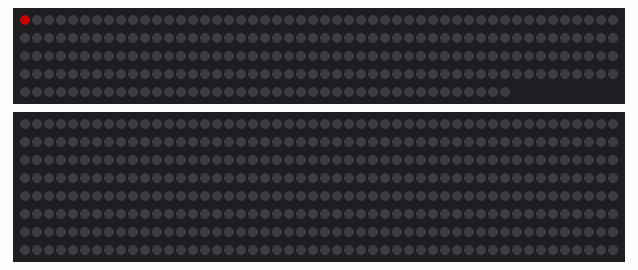
The sketch below on a simulated Arduino Uno, built with avr-gcc and run on an emulated ATmega328P. Parts: 241 RGB LEDs in strip order, left to right, continuing on the next row, 400 RGB LEDs in strip order, left to right, continuing on the next row. Dim RGB values are drawn brighter than linear.

Above: at 0.03 s.
At 3.99 s:
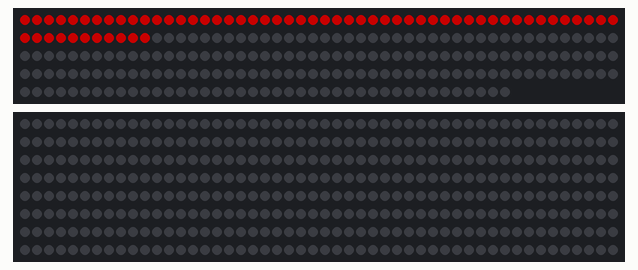
At 7.97 s:
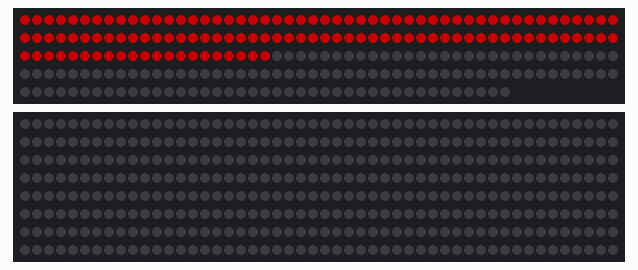
At 15.95 s:
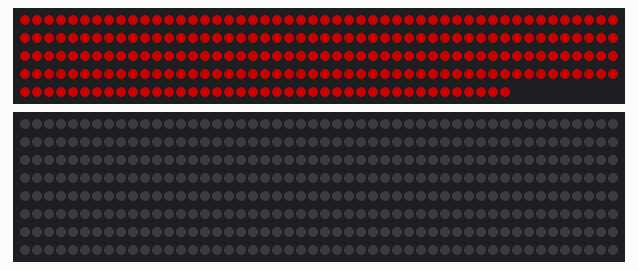
At 27.89 s:
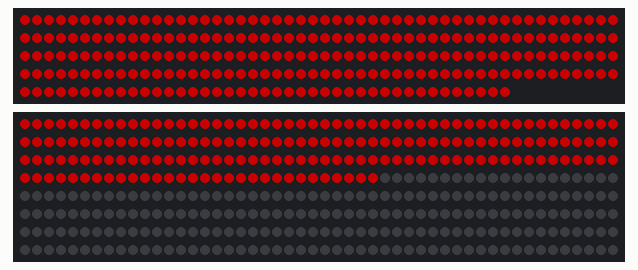
At 39.84 s:
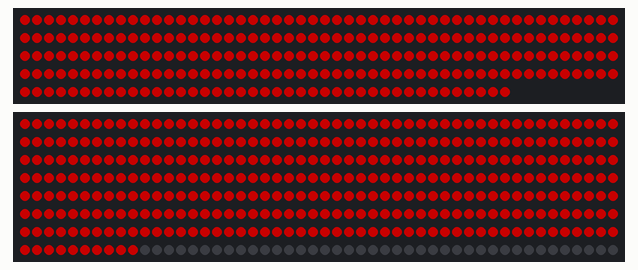

The sketch:

prueba_all.ino
```cpp
#include <FastLED.h>

#define NUM_LEDS 241
#define NUM_LEDS2 400

#define DATA_PIN 9
#define DATA_PIN2 8

CRGB leds[NUM_LEDS];
CRGB leds2[NUM_LEDS2];

#define INITIAL_BRIGHTNESS 100  // Para no sobrecargar la fuente
#define FRAMES_PER_SECOND 6

void setup() {
  FastLED.addLeds<WS2812B, DATA_PIN, GRB>(leds, NUM_LEDS).setCorrection(TypicalLEDStrip);
  FastLED.addLeds<WS2812B, DATA_PIN2, GRB>(leds2, NUM_LEDS2).setCorrection(TypicalLEDStrip);
  FastLED.setBrightness(INITIAL_BRIGHTNESS);
}

void loop() {
  gradualFill(leds, NUM_LEDS, CRGB::Red);
  gradualFill(leds2, NUM_LEDS2, CRGB::Red);
  delay(1000);

  gradualFill(leds, NUM_LEDS, CRGB::Green);
  gradualFill(leds2, NUM_LEDS2, CRGB::Green);
  delay(1000);

  gradualFill(leds, NUM_LEDS, CRGB::Blue);
  gradualFill(leds2, NUM_LEDS2, CRGB::Blue);
  delay(1000);
}

// Enciende los LEDs de forma progresiva
void gradualFill(CRGB* ledArray, int numLeds, CRGB color) {
  for (int i = 0; i < numLeds; i++) {
    ledArray[i] = color;
    FastLED.show();
    delay(1000 / FRAMES_PER_SECOND / 4);  // Ajusta esto si querés más lento o más rápido
  }
}
```
